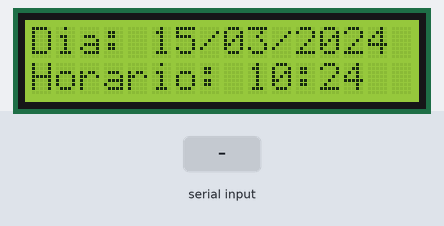
Recording of a sketch running on a simulated ESP8266 (NodeMCU). On the bench: 16×2 character LCD. Inputs (shaded band) come from the test bench. WiFi joins after 1.5 s; servers stay silent unless stated; network time is answered at once with the bench clock; the local clock reads 2024-03-15 10:24:30 at power-on unless the sketch sets it; no MQTT or app messages arrive unless stated; what the sketch prints to the serial monitor is not drawn.

Above: at 3.7 s.
3.8 s: "90;45;200\n" received over Serial
At 6.6 s:
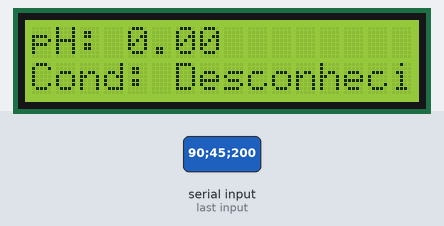
6.8 s: "90;45\n" received over Serial
9.8 s: "0\n" received over Serial
Timing chart, 0 to 12.8 s (numbered marks = the images above; inputs shaded):
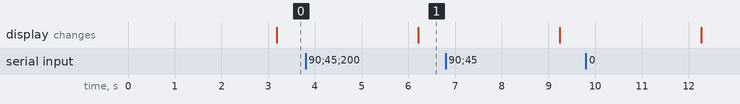

The sketch:

IaraWatch_ESP.ino.ino
```cpp
#include <ESP8266WiFi.h>
#include <PubSubClient.h>
#include <Wire.h>
#include <LiquidCrystal_I2C.h>
#include <NTPClient.h>
#include <WiFiUdp.h>
#include <time.h>

#define SDA_PIN 4  // GPIO4
#define SCL_PIN 2  // GPIO2

LiquidCrystal_I2C lcd(0x27, 16, 2);

WiFiUDP ntpUDP;
NTPClient timeClient(ntpUDP, "pool.ntp.org", -3 * 3600, 60000);  // UTC-3

const char* ssid = "Fernando";
const char* password = "JaN3108001";
const char* mqtt_server = "192.168.15.99";
const int mqtt_port = 1883;

WiFiClient espClient;
PubSubClient client(espClient);

float ph = 0.0;
float tensao = 0.0;
int tempoReacaoLED = 0;
String condicaoAgua = "Desconhecida";

int telaAtual = 0;
unsigned long ultimoTrocaTela = 0;
const unsigned long intervaloTrocaTela = 3000;

void setup_wifi() {
  Serial.println("Conectando ao Wi-Fi...");
  WiFi.begin(ssid, password);
  while (WiFi.status() != WL_CONNECTED) {
    delay(500);
    Serial.print(".");
  }
  Serial.println("\nWi-Fi conectado.");
  Serial.print("IP: ");
  Serial.println(WiFi.localIP());
}

void reconnect() {
  while (!client.connected()) {
    Serial.print("Conectando ao MQTT...");
    if (client.connect("IaraWatchClient")) {
      Serial.println("Conectado!");
    } else {
      Serial.print("Falhou, rc=");
      Serial.print(client.state());
      Serial.println(" tentando novamente em 5s...");
      delay(5000);
    }
  }
}

void setup() {
  Serial.begin(9600);
  Wire.begin(SDA_PIN, SCL_PIN);
  lcd.init();
  lcd.backlight();

  setup_wifi();
  client.setServer(mqtt_server, mqtt_port);
  timeClient.begin();
}

void loop() {
  if (!client.connected()) reconnect();
  client.loop();
  timeClient.update();

  // --- Receber dados do ATmega via Serial ---
  if (Serial.available()) {
    String dado = Serial.readStringUntil('\n');
    dado.trim();

    int p1 = dado.indexOf(';');
    int p2 = dado.indexOf(';', p1 + 1);

    if (p1 > 0 && p2 > p1) {
      String tStr = dado.substring(0, p1);
      String phStr = dado.substring(p1 + 1, p2);
      String tempoStr = dado.substring(p2 + 1);

      float t = tStr.toFloat();
      float p = phStr.toFloat();
      int led = tempoStr.toInt();

      if (!isnan(t) && !isnan(p) && p > 0 && p < 14) {
        tensao = t;
        ph = p;
        tempoReacaoLED = led;
        condicaoAgua = (ph < 6.5 || ph > 8.5) ? "Impropria" : "Propria";

        time_t ts = timeClient.getEpochTime();
        String payload = String(tensao, 3) + ";" + String(ph, 2) + ";" + String(tempoReacaoLED) + ";" + String(ts);
        bool sucesso = client.publish("pH/valor", payload.c_str(), true);

        Serial.print("Tensão: ");
        Serial.print(tensao, 3);
        Serial.print(" V | pH: ");
        Serial.print(ph, 2);
        Serial.print(" | LED: ");
        Serial.print(tempoReacaoLED);
        Serial.print("ms | Condição: ");
        Serial.print(condicaoAgua);
        Serial.print(" | MQTT: ");
        Serial.println(sucesso ? "✔️" : "❌");
      } else {
        Serial.println("Dados inválidos recebidos: " + dado);
      }
    } else {
      Serial.println("Formato inválido: " + dado);
    }
  }

  // LCD alternância
  if (millis() - ultimoTrocaTela > intervaloTrocaTela) {
    lcd.clear();

    if (telaAtual == 0) {
      time_t epoch = timeClient.getEpochTime();
      struct tm* timeinfo = localtime(&epoch);

      char dataStr[17];
      char horaStr[17];

      snprintf(dataStr, sizeof(dataStr), "Dia: %02d/%02d/%04d",
               timeinfo->tm_mday,
               timeinfo->tm_mon + 1,
               timeinfo->tm_year + 1900);

      snprintf(horaStr, sizeof(horaStr), "Horario: %02d:%02d",
               timeinfo->tm_hour,
               timeinfo->tm_min);

      lcd.setCursor(0, 0);
      lcd.print(dataStr);
      lcd.setCursor(0, 1);
      lcd.print(horaStr);
    }
    else if (telaAtual == 1) {
      lcd.setCursor(0, 0);
      lcd.print("pH: ");
      lcd.print(ph, 2);
      lcd.setCursor(0, 1);
      lcd.print("Cond: ");
      lcd.print(condicaoAgua);
    }

    telaAtual = (telaAtual + 1) % 2;
    ultimoTrocaTela = millis();
  }

  delay(500);
}
```
